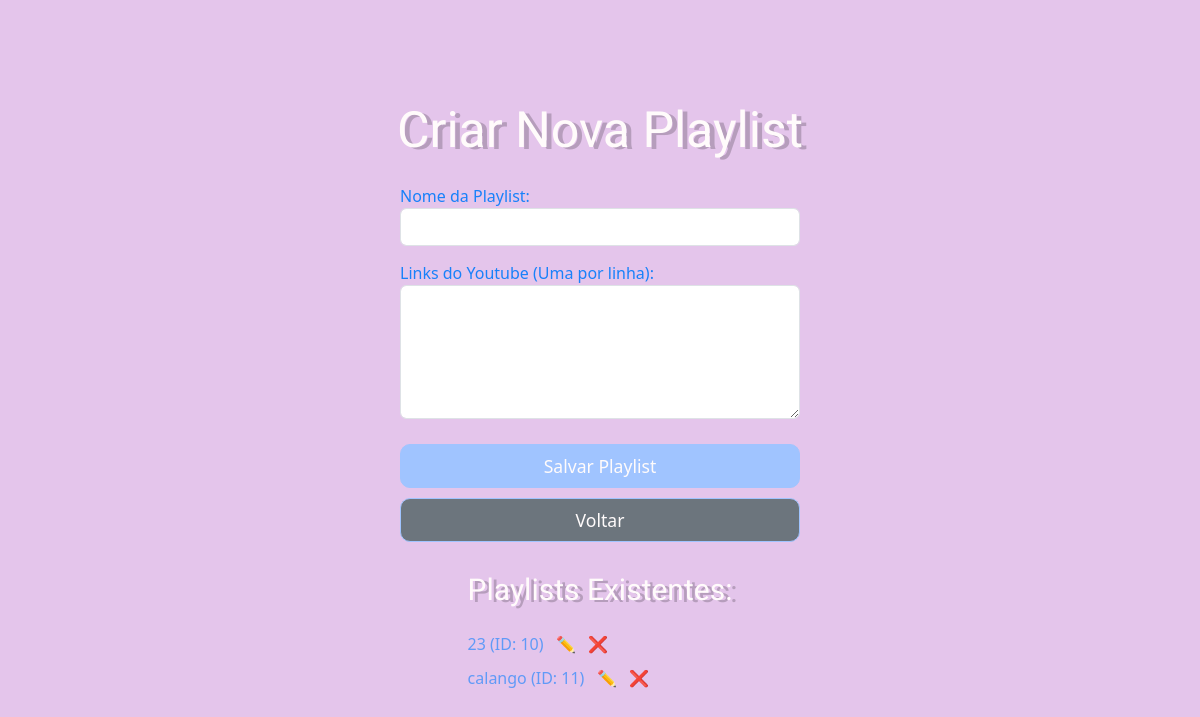
Before: /playlists with the older database file.
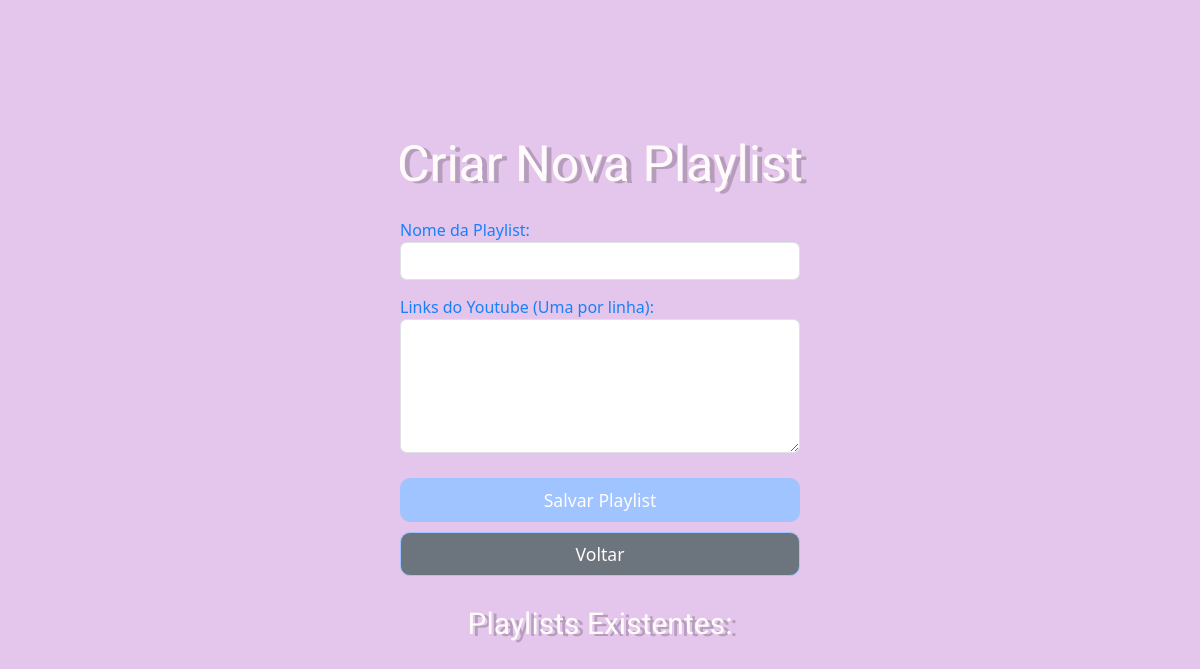
After: the same page with the newer database file.
### tables this page shows
CREATE TABLE playlists (
        id INTEGER PRIMARY KEY AUTOINCREMENT,
        nome TEXT NOT NULL,
        imagem TEXT
    );

### app.py (the view, shortened to what this page needs)
@app.route('/playlists', methods=['GET', 'POST'])
def playlists_page():
    edit_playlist = None
    edit_id = request.args.get('edit_id')
    if edit_id:
        edit_playlist = buscar_playlist_por_id(int(edit_id))
    resultado = service.listar_playlists_service()
    playlists = resultado["playlists"]
    return render_template('playlists.html', playlists=playlists, edit_playlist=edit_playlist)

### db/db.py (called while the page is built)
def conexao():
    conn = sqlite3.connect(DATABASE)
    conn.row_factory = sqlite3.Row
    return conn

def listar_playlists():
    conn = conexao()
    cursor = conn.cursor()
    cursor.execute("SELECT id, nome FROM playlists")
    playlist = cursor.fetchall()
    conn.close()
    return playlist

### service/service.py (called while the page is built)
def listar_playlists_service():
    playlists = db.listar_playlists()
    if playlists is None:
        raise ValueError("Erro ao buscar playlists")
    return {
        "playlists": playlists,
        "status": bool(playlists)
    }

### templates/playlists.html (shortened to what this page needs)
<!DOCTYPE html>
<html lang="pt-br">
<head>
    <link rel="stylesheet" href="https://cdn.jsdelivr.net/npm/bootstrap@5.3.8/dist/css/bootstrap.min.css">
</head>
<body>
<div class="container d-flex flex-column align-items-center">
    <h1 class="pixel-font">Criar Nova Playlist</h1>
    <form method="POST">
        <div class="form-group">
            <label style="color: #1881fa;">Nome da Playlist:</label>
            <input type="text" class="form-control" name="nome_playlist"
                   value="{{ edit_playlist.nome if edit_playlist else '' }}" required>
        </div>
        <div class="form-group">
            <label style="color: #1881fa;">Links do Youtube (Uma por linha): </label>
            <textarea class="form-control" name="links_musica" rows="5" required>{{ edit_playlist.links if edit_playlist else '' }}</textarea>
        </div>
        <button type="submit" class="btn custom-btn">
            {{ 'Atualizar Playlist' if edit_playlist else 'Salvar Playlist' }}
        </button>
        <a href="{{ url_for('index') }}" class="btn custom-btn" style="background-color: #6c757d;">
            Voltar
        </a>
    </form>
    <div class="playlist-list">
        <h2 class="pixel-font" style="font-size: 30px;">Playlists Existentes:</h2>
        {% for playlist in playlists %}
        <li style="list-style-type: none; margin-bottom: 10px; color:#609af7;">
            {{ playlist.nome }} (ID: {{ playlist.id }})
            <a href="{{ url_for('playlists_page', edit_id=playlist.id) }}" class="icon-btn">✏️</a>
            <a href="{{ url_for('deletar_playlist_route', playlist_id=playlist.id) }}" class="icon-btn" style="color:red;" name="deletar">❌</a>
        </li>
        {% endfor %}
    </div>
</div>
</body>
</html>

### templates/playlists.html (style rules this page uses)
body { background-color: #E4C5EB; min-height: 100vh; display: flex; justify-content: center; align-items: center; flex-direction: column; margin: 0; padding: 20px; }
.pixel-font { font-family: 'Jersey 10', sans-serif; font-size: 50px; color: #FFFBFB; text-shadow: 5px 2px 0 #00000033; margin-bottom: 1.5rem; text-align: center; }
form { width: 100%; max-width: 400px; }
.custom-btn { background-color: #a0c4ff; border-color: #a0c4ff; color: #FFFBFB; padding: 8px 20px; border-radius: 10px; font-size: 1.1rem; width: 100%; margin-top: 10px; }
.form-group { margin-bottom: 15px; width: 100%; }
.playlist-list { margin-top: 30px; color: #FFFBFB; }

Changed rows visible on the page:
removed playlists: nome "23", id "10"
removed playlists: nome "calango", id "11"
